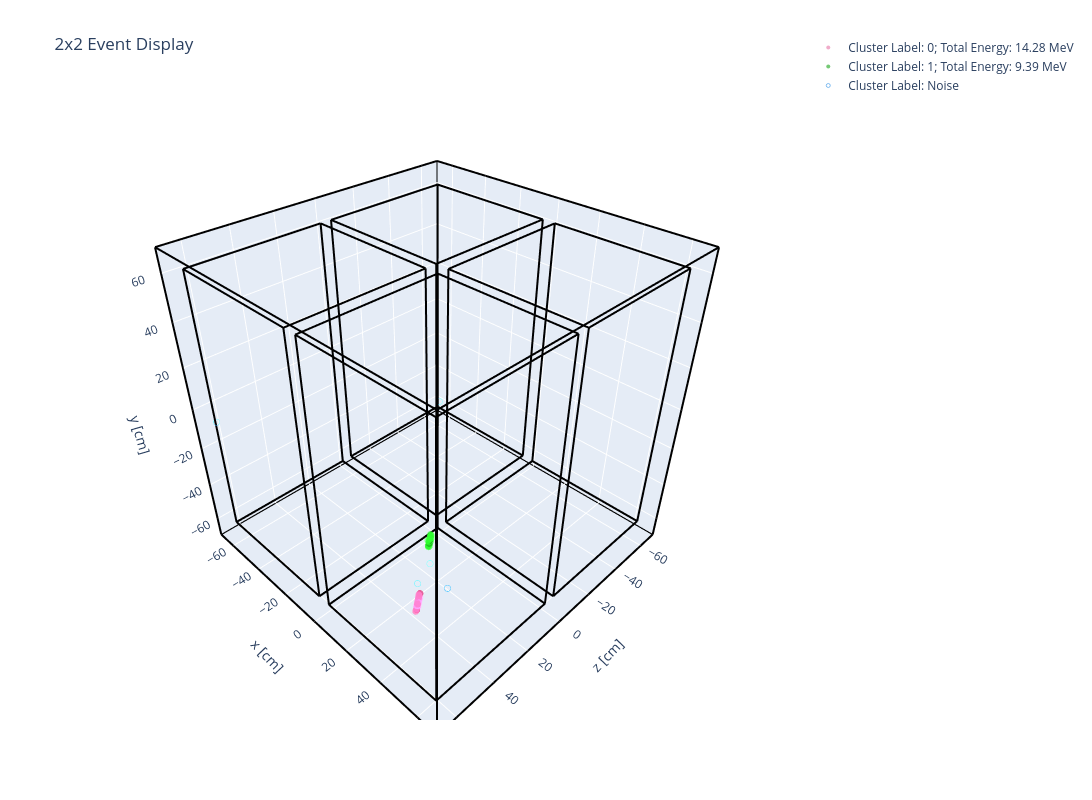

Notebook source saved alongside this figure:
### Markdown cell above
### Event Display

### Code cell
# OVERLAY

# Event display of clusters at different energy range

#norm_df_nosource_MC_overlay[(norm_df_nosource_MC_overlay['file_id']==10.0) & (norm_df_nosource_MC_overlay['light_id']==1.0)]

# Select an event of interest
#df_nosource_MC_overlay_trig_id = [(i.split('::')[0], i.split('::')[1]) for i in norm_df_nosource_MC_overlay['id']]
plot_trig_id = (10.0,1.0)     # (file_id, light_id)
temp_df = norm_df_nosource_MC_overlay[(norm_df_nosource_MC_overlay['file_id'].astype(float)==plot_trig_id[0]) & (norm_df_nosource_MC_overlay['light_id'].astype(float)==plot_trig_id[1])]

for i in np.unique(temp_df['id']):
    print(f'Cluster Label: {i}; Cluster Energy: {sum(temp_df["E"][temp_df["id"]==i].astype(float))} MeV')

event_display(np.vstack([temp_df['x'].astype(float), temp_df['y'].astype(float), temp_df['z'].astype(float), temp_df['Q'].astype(float)]).T, 
              E=temp_df['E'].astype(float),
              cluster_label=temp_df['cluster_label'])

### Figure 1 — Plotly figure (JSON) as saved in the notebook; plotly's stock layout.template omitted (floating-point values rounded to 4 significant figures)
{"data": [{"marker": {"color": ["rgba(225,95,153,0.5152221543383189)", "rgba(225,95,153,0.9999999995350439)", "rgba(225,95,153,0.7876456576867614)", "rgba(225,95,153,0.7365604885020774)", "rgba(225,95,153,0.6160729034045146)", "rgba(225,95,153,0.7531175535679151)", "rgba(225,95,153,0.5643520369644426)", "rgba(225,95,153,0.5858366601501511)", "rgba(225,95,153,0.5424273943498706)", "rgba(225,95,153,0.5029851850111616)", "rgba(225,95,153,0.5629678277091074)", "rgba(225,95,153,0.5443824511797913)", "rgba(225,95,153,0.6983130623608178)", "rgba(225,95,153,0.6729963195490352)", "rgba(225,95,153,0.6702405552695693)", "rgba(225,95,153,0.7465748480031971)", "rgba(225,95,153,0.9824973172951024)", "rgba(225,95,153,0.7467177158843608)", "rgba(225,95,153,0.7513662401049597)", "rgba(225,95,153,0.5242334582671235)", "rgba(225,95,153,0.5714561382391686)", "rgba(225,95,153,0.51763750844376)", "rgba(225,95,153,0.7740724578723313)", "rgba(225,95,153,0.7178390929022076)"], "size": 4, "symbol": "circle"}, "mode": "markers", "name": "Cluster Label: 0; Total Energy: 14.28 MeV", "type": "scatter3d", "x": [49.2, 49.05, 49.02, 48.97, 48.92, 48.75, 48.48, 48.75, 48.73, 48.68, 48.62, 48.43, 48.3, 48.29, 48.17, 48.17, 48.0, 47.98, 47.92, 48.96, 48.89, 48.73, 48.61, 48.45], "y": [-29.49, -30.37, -30.82, -29.93, -29.04, -29.49, -29.04, -27.71, -27.27, -26.38, -26.83, -25.94, -27.71, -27.27, -26.38, -26.83, -25.05, -25.94, -25.5, -29.04, -28.16, -28.16, -28.6, -28.16], "z": [58.55, 59.0, 59.44, 59.0, 58.55, 58.55, 58.55, 57.67, 57.67, 57.22, 57.22, 56.78, 57.67, 57.67, 57.22, 57.22, 56.34, 56.78, 56.78, 58.11, 58.11, 57.67, 58.11, 58.11]}, {"marker": {"color": ["rgba(28,167,28,0.6073617978604715)", "rgba(28,167,28,0.6001505900190418)", "rgba(28,167,28,0.5088632557695631)", "rgba(28,167,28,0.5)", "rgba(28,167,28,0.7189463210828194)", "rgba(28,167,28,0.5832081529891844)", "rgba(28,167,28,0.537099622212431)", "rgba(28,167,28,0.5322581374486138)", "rgba(28,167,28,0.9493026144121622)", "rgba(28,167,28,0.6351364298866323)", "rgba(28,167,28,0.9105619231074389)", "rgba(28,167,28,0.5626338530784896)", "rgba(28,167,28,0.572114665962362)", "rgba(28,167,28,0.8303821676701388)", "rgba(28,167,28,0.5280516271059369)", "rgba(28,167,28,0.5230139419226812)", "rgba(28,167,28,0.5294607767420879)", "rgba(28,167,28,0.5591975053100516)", "rgba(28,167,28,0.6592429529948587)"], "size": 4, "symbol": "circle"}, "mode": "markers", "name": "Cluster Label: 1; Total Energy: 9.39 MeV", "type": "scatter3d", "x": [44.98, 44.77, 44.76, 44.58, 44.53, 44.79, 44.65, 44.58, 44.57, 44.41, 44.34, 44.25, 44.2, 44.15, 44.13, 44.12, 44.1, 43.99, 43.8], "y": [-9.976, -9.533, -9.533, -10.42, -9.976, -8.203, -7.316, -7.76, -9.09, -8.646, -8.203, -6.429, -6.873, -7.316, -7.76, -7.76, -6.873, -8.203, -6.429], "z": [48.8, 48.8, 48.35, 48.8, 48.8, 47.91, 47.47, 47.91, 48.35, 48.35, 47.91, 47.02, 47.47, 47.47, 47.47, 47.91, 47.02, 48.35, 47.02]}, {"marker": {"color": ["rgba(46,145,229,0.5831227634208538)", "rgba(46,145,229,0.5102913278417721)", "rgba(46,145,229,0.575194547153789)", "rgba(46,145,229,0.5255893652740422)", "rgba(46,145,229,0.7407377147873819)"], "size": 4, "symbol": "circle-open"}, "mode": "markers", "name": "Cluster Label: Noise", "type": "scatter3d", "x": [-63.8, -24.38, 41.61, 43.0, 49.56], "y": [-6.014, -20.17, -29.04, -21.5, -30.82], "z": [63.96, -25.74, 51.46, 46.58, 44.36]}, {"line": {"color": "black", "width": 4}, "mode": "lines", "showlegend": false, "type": "scatter3d", "x": [-70, 70], "y": [-70, -70], "z": [-70, -70]}, {"line": {"color": "black", "width": 4}, "mode": "lines", "showlegend": false, "type": "scatter3d", "x": [70, 70], "y": [-70, 70], "z": [-70, -70]}, {"line": {"color": "black", "width": 4}, "mode": "lines", "showlegend": false, "type": "scatter3d", "x": [70, -70], "y": [70, 70], "z": [-70, -70]}, {"line": {"color": "black", "width": 4}, "mode": "lines", "showlegend": false, "type": "scatter3d", "x": [-70, -70], "y": [70, -70], "z": [-70, -70]}, {"line": {"color": "black", "width": 4}, "mode": "lines", "showlegend": false, "type": "scatter3d", "x": [-70, 70], "y": [-70, -70], "z": [70, 70]}, {"line": {"color": "black", "width": 4}, "mode": "lines", "showlegend": false, "type": "scatter3d", "x": [70, 70], "y": [-70, 70], "z": [70, 70]}, {"line": {"color": "black", "width": 4}, "mode": "lines", "showlegend": false, "type": "scatter3d", "x": [70, -70], "y": [70, 70], "z": [70, 70]}, {"line": {"color": "black", "width": 4}, "mode": "lines", "showlegend": false, "type": "scatter3d", "x": [-70, -70], "y": [70, -70], "z": [70, 70]}, {"line": {"color": "black", "width": 4}, "mode": "lines", "showlegend": false, "type": "scatter3d", "x": [-70, -70], "y": [-70, -70], "z": [-70, 70]}, {"line": {"color": "black", "width": 4}, "mode": "lines", "showlegend": false, "type": "scatter3d", "x": [70, 70], "y": [-70, -70], "z": [-70, 70]}, {"line": {"color": "black", "width": 4}, "mode": "lines", "showlegend": false, "type": "scatter3d", "x": [70, 70], "y": [70, 70], "z": [-70, 70]}, {"line": {"color": "black", "width": 4}, "mode": "lines", "showlegend": false, "type": "scatter3d", "x": [-70, -70], "y": [70, 70], "z": [-70, 70]}, {"line": {"color": "black", "width": 4}, "mode": "lines", "showlegend": false, "type": "scatter3d", "x": [3.07, 63.93], "y": [-61.85, -61.85], "z": [2.68, 2.68]}, {"line": {"color": "black", "width": 4}, "mode": "lines", "showlegend": false, "type": "scatter3d", "x": [63.93, 63.93], "y": [-61.85, 61.85], "z": [2.68, 2.68]}, {"line": {"color": "black", "width": 4}, "mode": "lines", "showlegend": false, "type": "scatter3d", "x": [63.93, 3.07], "y": [61.85, 61.85], "z": [2.68, 2.68]}, {"line": {"color": "black", "width": 4}, "mode": "lines", "showlegend": false, "type": "scatter3d", "x": [3.07, 3.07], "y": [61.85, -61.85], "z": [2.68, 2.68]}, {"line": {"color": "black", "width": 4}, "mode": "lines", "showlegend": false, "type": "scatter3d", "x": [3.07, 63.93], "y": [-61.85, -61.85], "z": [64.32, 64.32]}, {"line": {"color": "black", "width": 4}, "mode": "lines", "showlegend": false, "type": "scatter3d", "x": [63.93, 63.93], "y": [-61.85, 61.85], "z": [64.32, 64.32]}, {"line": {"color": "black", "width": 4}, "mode": "lines", "showlegend": false, "type": "scatter3d", "x": [63.93, 3.07], "y": [61.85, 61.85], "z": [64.32, 64.32]}, {"line": {"color": "black", "width": 4}, "mode": "lines", "showlegend": false, "type": "scatter3d", "x": [3.07, 3.07], "y": [61.85, -61.85], "z": [64.32, 64.32]}, {"line": {"color": "black", "width": 4}, "mode": "lines", "showlegend": false, "type": "scatter3d", "x": [3.07, 3.07], "y": [-61.85, -61.85], "z": [2.68, 64.32]}, {"line": {"color": "black", "width": 4}, "mode": "lines", "showlegend": false, "type": "scatter3d", "x": [63.93, 63.93], "y": [-61.85, -61.85], "z": [2.68, 64.32]}, {"line": {"color": "black", "width": 4}, "mode": "lines", "showlegend": false, "type": "scatter3d", "x": [63.93, 63.93], "y": [61.85, 61.85], "z": [2.68, 64.32]}, {"line": {"color": "black", "width": 4}, "mode": "lines", "showlegend": false, "type": "scatter3d", "x": [3.07, 3.07], "y": [61.85, 61.85], "z": [2.68, 64.32]}, {"line": {"color": "black", "width": 4}, "mode": "lines", "showlegend": false, "type": "scatter3d", "x": [-3.07, -63.93], "y": [-61.85, -61.85], "z": [2.68, 2.68]}, {"line": {"color": "black", "width": 4}, "mode": "lines", "showlegend": false, "type": "scatter3d", "x": [-63.93, -63.93], "y": [-61.85, 61.85], "z": [2.68, 2.68]}, {"line": {"color": "black", "width": 4}, "mode": "lines", "showlegend": false, "type": "scatter3d", "x": [-63.93, -3.07], "y": [61.85, 61.85], "z": [2.68, 2.68]}, {"line": {"color": "black", "width": 4}, "mode": "lines", "showlegend": false, "type": "scatter3d", "x": [-3.07, -3.07], "y": [61.85, -61.85], "z": [2.68, 2.68]}, {"line": {"color": "black", "width": 4}, "mode": "lines", "showlegend": false, "type": "scatter3d", "x": [-3.07, -63.93], "y": [-61.85, -61.85], "z": [64.32, 64.32]}, {"line": {"color": "black", "width": 4}, "mode": "lines", "showlegend": false, "type": "scatter3d", "x": [-63.93, -63.93], "y": [-61.85, 61.85], "z": [64.32, 64.32]}, {"line": {"color": "black", "width": 4}, "mode": "lines", "showlegend": false, "type": "scatter3d", "x": [-63.93, -3.07], "y": [61.85, 61.85], "z": [64.32, 64.32]}, {"line": {"color": "black", "width": 4}, "mode": "lines", "showlegend": false, "type": "scatter3d", "x": [-3.07, -3.07], "y": [61.85, -61.85], "z": [64.32, 64.32]}, {"line": {"color": "black", "width": 4}, "mode": "lines", "showlegend": false, "type": "scatter3d", "x": [-3.07, -3.07], "y": [-61.85, -61.85], "z": [2.68, 64.32]}, {"line": {"color": "black", "width": 4}, "mode": "lines", "showlegend": false, "type": "scatter3d", "x": [-63.93, -63.93], "y": [-61.85, -61.85], "z": [2.68, 64.32]}, {"line": {"color": "black", "width": 4}, "mode": "lines", "showlegend": false, "type": "scatter3d", "x": [-63.93, -63.93], "y": [61.85, 61.85], "z": [2.68, 64.32]}, {"line": {"color": "black", "width": 4}, "mode": "lines", "showlegend": false, "type": "scatter3d", "x": [-3.07, -3.07], "y": [61.85, 61.85], "z": [2.68, 64.32]}, {"line": {"color": "black", "width": 4}, "mode": "lines", "showlegend": false, "type": "scatter3d", "x": [3.07, 63.93], "y": [-61.85, -61.85], "z": [-2.68, -2.68]}, {"line": {"color": "black", "width": 4}, "mode": "lines", "showlegend": false, "type": "scatter3d", "x": [63.93, 63.93], "y": [-61.85, 61.85], "z": [-2.68, -2.68]}, {"line": {"color": "black", "width": 4}, "mode": "lines", "showlegend": false, "type": "scatter3d", "x": [63.93, 3.07], "y": [61.85, 61.85], "z": [-2.68, -2.68]}, {"line": {"color": "black", "width": 4}, "mode": "lines", "showlegend": false, "type": "scatter3d", "x": [3.07, 3.07], "y": [61.85, -61.85], "z": [-2.68, -2.68]}, {"line": {"color": "black", "width": 4}, "mode": "lines", "showlegend": false, "type": "scatter3d", "x": [3.07, 63.93], "y": [-61.85, -61.85], "z": [-64.32, -64.32]}, {"line": {"color": "black", "width": 4}, "mode": "lines", "showlegend": false, "type": "scatter3d", "x": [63.93, 63.93], "y": [-61.85, 61.85], "z": [-64.32, -64.32]}, {"line": {"color": "black", "width": 4}, "mode": "lines", "showlegend": false, "type": "scatter3d", "x": [63.93, 3.07], "y": [61.85, 61.85], "z": [-64.32, -64.32]}, {"line": {"color": "black", "width": 4}, "mode": "lines", "showlegend": false, "type": "scatter3d", "x": [3.07, 3.07], "y": [61.85, -61.85], "z": [-64.32, -64.32]}, {"line": {"color": "black", "width": 4}, "mode": "lines", "showlegend": false, "type": "scatter3d", "x": [3.07, 3.07], "y": [-61.85, -61.85], "z": [-2.68, -64.32]}, {"line": {"color": "black", "width": 4}, "mode": "lines", "showlegend": false, "type": "scatter3d", "x": [63.93, 63.93], "y": [-61.85, -61.85], "z": [-2.68, -64.32]}, {"line": {"color": "black", "width": 4}, "mode": "lines", "showlegend": false, "type": "scatter3d", "x": [63.93, 63.93], "y": [61.85, 61.85], "z": [-2.68, -64.32]}, {"line": {"color": "black", "width": 4}, "mode": "lines", "showlegend": false, "type": "scatter3d", "x": [3.07, 3.07], "y": [61.85, 61.85], "z": [-2.68, -64.32]}, {"line": {"color": "black", "width": 4}, "mode": "lines", "showlegend": false, "type": "scatter3d", "x": [-3.07, -63.93], "y": [-61.85, -61.85], "z": [-2.68, -2.68]}, {"line": {"color": "black", "width": 4}, "mode": "lines", "showlegend": false, "type": "scatter3d", "x": [-63.93, -63.93], "y": [-61.85, 61.85], "z": [-2.68, -2.68]}, {"line": {"color": "black", "width": 4}, "mode": "lines", "showlegend": false, "type": "scatter3d", "x": [-63.93, -3.07], "y": [61.85, 61.85], "z": [-2.68, -2.68]}, {"line": {"color": "black", "width": 4}, "mode": "lines", "showlegend": false, "type": "scatter3d", "x": [-3.07, -3.07], "y": [61.85, -61.85], "z": [-2.68, -2.68]}, {"line": {"color": "black", "width": 4}, "mode": "lines", "showlegend": false, "type": "scatter3d", "x": [-3.07, -63.93], "y": [-61.85, -61.85], "z": [-64.32, -64.32]}, {"line": {"color": "black", "width": 4}, "mode": "lines", "showlegend": false, "type": "scatter3d", "x": [-63.93, -63.93], "y": [-61.85, 61.85], "z": [-64.32, -64.32]}, {"line": {"color": "black", "width": 4}, "mode": "lines", "showlegend": false, "type": "scatter3d", "x": [-63.93, -3.07], "y": [61.85, 61.85], "z": [-64.32, -64.32]}, {"line": {"color": "black", "width": 4}, "mode": "lines", "showlegend": false, "type": "scatter3d", "x": [-3.07, -3.07], "y": [61.85, -61.85], "z": [-64.32, -64.32]}, {"line": {"color": "black", "width": 4}, "mode": "lines", "showlegend": false, "type": "scatter3d", "x": [-3.07, -3.07], "y": [-61.85, -61.85], "z": [-2.68, -64.32]}, {"line": {"color": "black", "width": 4}, "mode": "lines", "showlegend": false, "type": "scatter3d", "x": [-63.93, -63.93], "y": [-61.85, -61.85], "z": [-2.68, -64.32]}, {"line": {"color": "black", "width": 4}, "mode": "lines", "showlegend": false, "type": "scatter3d", "x": [-63.93, -63.93], "y": [61.85, 61.85], "z": [-2.68, -64.32]}, {"line": {"color": "black", "width": 4}, "mode": "lines", "showlegend": false, "type": "scatter3d", "x": [-3.07, -3.07], "y": [61.85, 61.85], "z": [-2.68, -64.32]}], "layout": {"height": 800, "legend": {"xanchor": "left", "yanchor": "bottom"}, "scene": {"aspectmode": "cube", "camera": {"up": {"x": 0, "y": 1, "z": 0}}, "xaxis": {"range": [-70, 70], "title": {"text": "x [cm]"}}, "yaxis": {"range": [-70, 70], "title": {"text": "y [cm]"}}, "zaxis": {"range": [-70, 70], "title": {"text": "z [cm]"}}}, "title": {"text": "2x2 Event Display"}, "width": 1200}}
